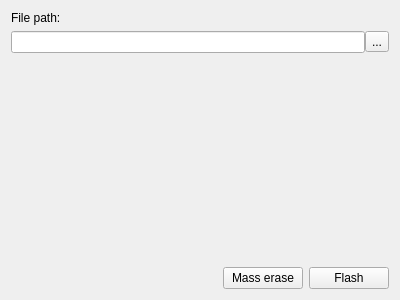
<?xml version="1.0" encoding="UTF-8"?>
<ui version="4.0">
 <class>Flash</class>
 <widget class="QWidget" name="Flash">
  <property name="geometry">
   <rect>
    <x>0</x>
    <y>0</y>
    <width>400</width>
    <height>300</height>
   </rect>
  </property>
  <property name="windowTitle">
   <string>Flash</string>
  </property>
  <property name="windowIcon">
   <iconset resource="../tray/resources.qrc">
    <normaloff>:/tray/flash</normaloff>:/tray/flash</iconset>
  </property>
  <layout class="QVBoxLayout" name="verticalLayout_2">
   <item>
    <layout class="QVBoxLayout" name="verticalLayout">
     <item>
      <widget class="QLabel" name="label">
       <property name="text">
        <string>File path:</string>
       </property>
      </widget>
     </item>
     <item>
      <layout class="QHBoxLayout" name="horizontalLayout">
       <property name="spacing">
        <number>0</number>
       </property>
       <item>
        <widget class="QLineEdit" name="lineEdit"/>
       </item>
       <item>
        <widget class="QToolButton" name="toolButton">
         <property name="text">
          <string>...</string>
         </property>
        </widget>
       </item>
      </layout>
     </item>
    </layout>
   </item>
   <item>
    <spacer name="verticalSpacer">
     <property name="orientation">
      <enum>Qt::Vertical</enum>
     </property>
     <property name="sizeHint" stdset="0">
      <size>
       <width>20</width>
       <height>40</height>
      </size>
     </property>
    </spacer>
   </item>
   <item>
    <layout class="QHBoxLayout" name="horizontalLayout_2">
     <item>
      <spacer name="horizontalSpacer">
       <property name="orientation">
        <enum>Qt::Horizontal</enum>
       </property>
       <property name="sizeHint" stdset="0">
        <size>
         <width>40</width>
         <height>20</height>
        </size>
       </property>
      </spacer>
     </item>
     <item>
      <widget class="QPushButton" name="pushButton">
       <property name="text">
        <string>Mass erase</string>
       </property>
      </widget>
     </item>
     <item>
      <widget class="QPushButton" name="pushButton_2">
       <property name="text">
        <string>Flash</string>
       </property>
      </widget>
     </item>
    </layout>
   </item>
  </layout>
 </widget>
 <resources>
  <include location="../tray/resources.qrc"/>
 </resources>
 <connections/>
</ui>
